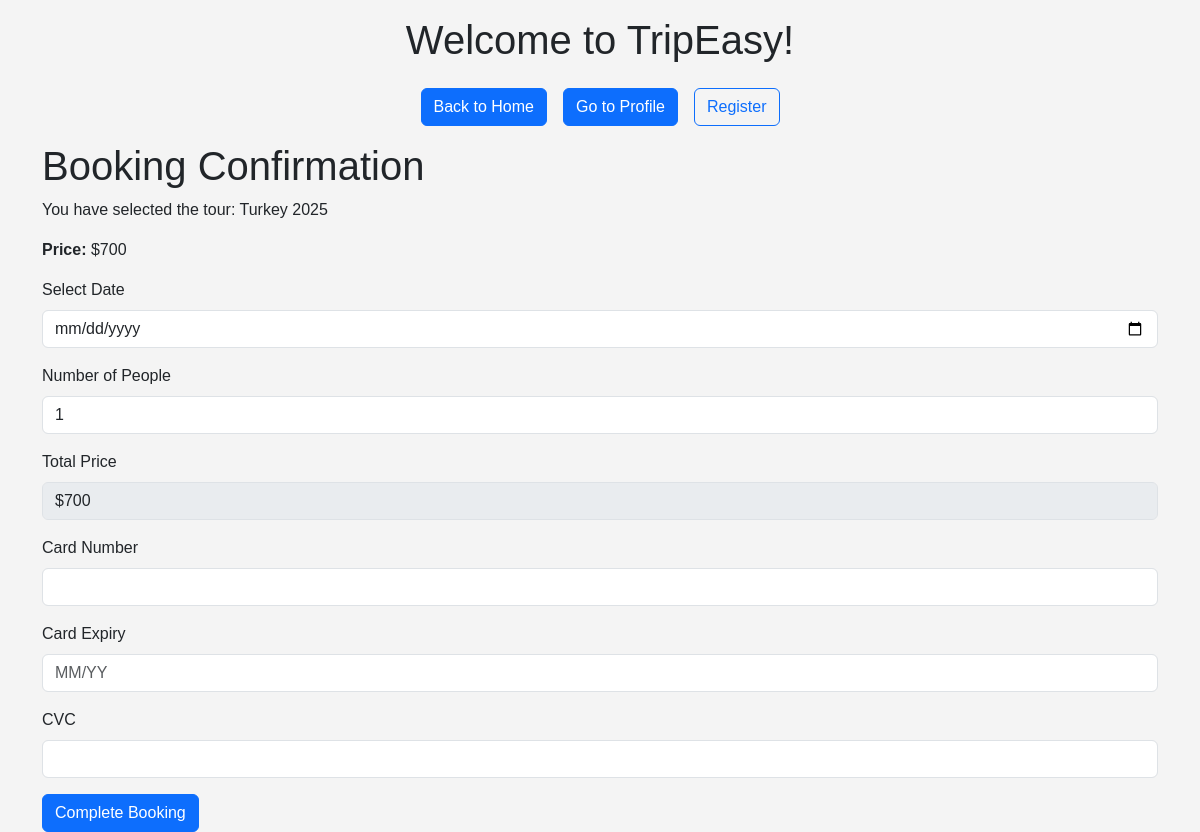
The app's page /book-tour/6 with its own data.
### db.py (models this page shows)
class Tour(Base):
    __tablename__ = "tours"
    id = Column(Integer, primary_key=True, index=True)
    text = Column(String)
    price = Column(Integer)
    image = Column(String)
    bookings = relationship("Booking", back_populates="tour")

### views.py (the view)
@app.get('/book-tour/{tour_id}', response_class=HTMLResponse)
async def book_tour(request: Request, tour_id: int, db: Session = Depends(get_db)):
    tour = db.query(Tour).filter(Tour.id == tour_id).first()
    if not tour:
        return templates.TemplateResponse(
            "error.html",
            {"request": request, "message": "Tour not found!"}
        )
    return templates.TemplateResponse(
        "bookTour.html",
        {"request": request, "tour": tour}
    )

### templates/bookTour.html (shortened to what this page needs)
{% extends 'base.html' %}
{% block content %}
<div class="wrapper">
    <div class="main-content">
        <h1>Booking Confirmation</h1>
        <p>You have selected the tour: {{ tour.text }}</p>
        <p><strong>Price:</strong> ${{ tour.price }}</p>
        <form action="/book-tour/{{ tour.id }}" method="post" id="paymentForm">
            <div class="mb-3">
                <label for="tourDate" class="form-label">Select Date</label>
                <input type="date" id="tourDate" name="tour_date" class="form-control" required>
            </div>
            <div class="mb-3">
                <label for="peopleCount" class="form-label">Number of People</label>
                <input type="number" id="peopleCount" name="people_count" class="form-control" value="1" min="1" required>
            </div>
            <div class="mb-3">
                <label for="totalPrice" class="form-label">Total Price</label>
                <input type="text" id="totalPrice" class="form-control" value="${{ tour.price }}" disabled>
            </div>
            <div class="mb-3">
                <label for="cardNumber" class="form-label">Card Number</label>
                <input type="text" id="cardNumber" name="card_number" class="form-control" required>
            </div>
            <div class="mb-3">
                <label for="cardExpiry" class="form-label">Card Expiry</label>
                <input type="text" id="cardExpiry" name="card_expiry" class="form-control" placeholder="MM/YY" required>
            </div>
            <div class="mb-3">
                <label for="cardCVC" class="form-label">CVC</label>
                <input type="text" id="cardCVC" name="card_cvc" class="form-control" required>
            </div>
            <button type="submit" class="btn btn-primary">Complete Booking</button>
        </form>
    </div>
</div>
{% endblock %}

### static/css/style.css (style rules this page uses)
* { margin: 0; padding: 0; box-sizing: border-box; }
body { font-family: Arial, sans-serif; background-color: #f4f4f4; }
.wrapper { display: flex; flex-direction: column; width: 100%; gap: 20px; }
.main-content { flex: 1; display: flex; flex-direction: column; }

### records on screen
Tour: text "Turkey 2025", price "700", price "$700"
